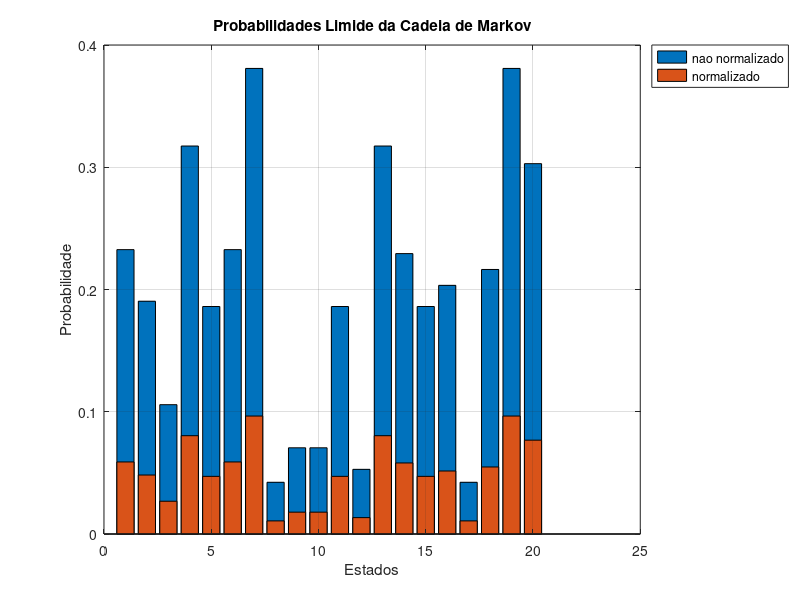
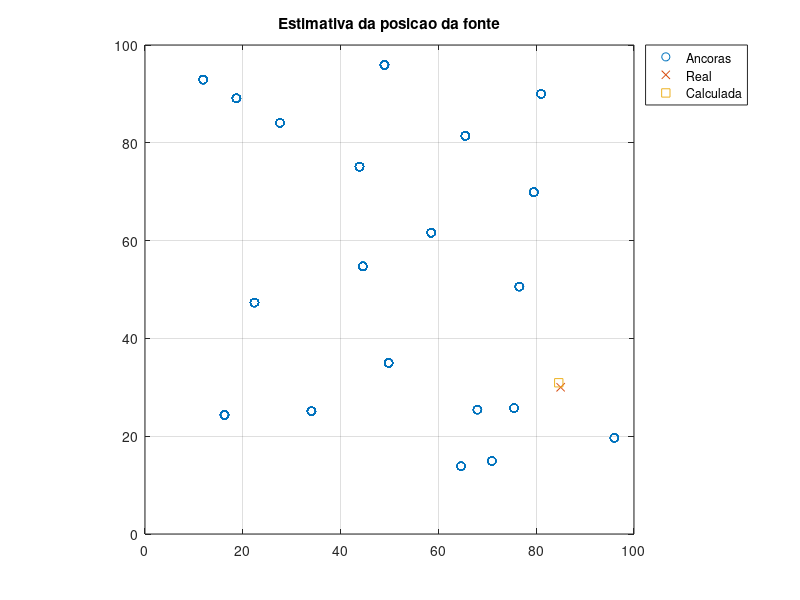

MATLAB code to generate these figures, in order: (Note: this script raises an error after producing the figures.)
%% Exercicio 2a
%Reset do ambiente de trabalho
clear;
close all;

load MarkovChain;

%Calcula os vectores e valores proprios da matriz P transposta
[v, u] = eig(P');

%Encontra o indice do valor proprio 1
[~, i] = min(abs(u(:)-1));

i = mod(i, size(u, 1));

%Normaliza o vector
v_norm = v(:, i) / sum(v(:, i));

figure();
bar(v(:, i), 'DisplayName', 'nao normalizado');
hold on;
grid on;
bar(v_norm , 'DisplayName', 'normalizado');
title('Probabilidades Limide da Cadeia de Markov');
xlabel('Estados');
ylabel('Probabilidade');
legend('Location', 'northeastoutside');

%%
% *Comentarios:*
% Observa-se que os estados com maior probabilidade sao o estado 7 e 19 
% (9.649%) e que os estados com menor probabilidade são o 8 e o 17 
% (1.072%). Tal não é surpreendente visto que 7 e 19 
% pertencem a um subgrupo onde o token customa ficar preso e 
% 8 e 17 pertencem a um subgrupo onde o token não tende a ficar.

%% Exercicio 2b
%Reset do ambiente de trabalho
close all;

%Potencia da fonte
Pw0 = 100;
%Desvio padrao
sig = 10^-1;

%Numero de medidas
M = 1000;

No = round(v_norm.*M);
a = zeros(sum(No), 2);
k1 = 1;
k2 = 0;

%Cria observacoes para cada ancora
for i=1:size(No)
  k2 = k2+No(i);
  a(k1:k2,:) = repmat([nodePos(i,2) nodePos(i, 3)], No(i), 1);
  k1 = k1 + No(i);
end

%Obtem a posicao da fonte
x = sourcePos';

D = squareform(pdist([x zeros(size(x)) a']'));

%Calcula distancia entre fonte e a ancora 
d = D(1, 3:end);
%Calcula normas das acoras
an = D(2, 3:end);

%Calcula potencia nas ancoras sem ruido
Pw = Pw0 ./ (d.^2);
%Aplica ruido
Pw = Pw.*exp(sig*rand(size(Pw)));
QPw = 1e-2;
%Quantitiza as potencias
Pw = QPw*round(Pw/QPw);

%Aplica metodo dos minimos quadrados
A = [-2*repmat(Pw, [2 1]).*a'; -ones(size(Pw)); Pw]';
b = (-Pw.*(an.^2))';

z = A\b;
xe = z(1:2);
fprintf('Distancia entre posicao real e calculada da fonte: %f\n', norm(x-xe));

figure;

plot(a*[1; 1i],'o', 'DisplayName', 'Ancoras'); 
hold all;
grid on;
plot(x'*[1; 1i],'x', 'DisplayName', 'Real'); 
plot(xe'*[1; 1i],'s', 'DisplayName', 'Calculada');
axis('square')
title('Estimativa da posicao da fonte');
legend('Location', 'northeastoutside');

% RLS formulation (one-shot)
RlsPar = struct('lam',1);
[e,w,RlsPar] = qrrls(A,b,RlsPar);
fprintf('Erro da Recursive Least Squares (one-shot): %f\n', norm(z-w));

% RLS formulation (incremental)
RlsPar = struct('lam',1);
for i = 1:size(A,1)
  [e,w,RlsPar] = qrrls(A(i,:),b(i),RlsPar);
end
fprintf('Erro da Recursive Least Squares (incremental): %f\n', norm(z-w));

%%
% *Comentarios:*
% A posicao calculada (representada pelo quadrado) aproxima-se da posicao real (representada pelo x) a menos de um erro que pode ser justificado 
% devido ao ruído introduzido no calculo da potencia.

%% Exercicio 2c
%Reset do ambiente de trabalho
close all;

%Iteracoes
ttotal = 250;

%Vectores para o plot3
state = repmat([1:20], ttotal, 1);
t = repmat(linspace(0, ttotal, ttotal), 20, 1);

%Matriz para guardar probabilidades
prob = zeros(20, ttotal);

%Indices para testar como estado inicial
i_test = [1 2 4 6 8 10];

%Calcula numero de indices individuais a ser testados
[~, i_size] = size(i_test); 

%Matriz de varios conjuntos de probabilidades a serem testadas
prob0 = zeros(20, i_size+2);

%Define indices a serem alterados para estados iniciais
for n = 1:i_size
    prob0(i_test(n), n) = 1;
end

%Caso de probabilidade inicial com distribuicao uniforme
prob0(:, i_size+1) = 1/20;

%Caso de probabilidade inicial com distribuicao de equilibrio
prob0(:, i_size+2) = v_norm;

for n = 1:i_size+2
    prob(:, 1) = prob0(:, n);

    %Simulacao para condicoes iniciais escolhidas
    for i = 2:ttotal
        prob(:, i) = prob(:, i-1)'*P;
    end

    figure;
    plot3(t', state, prob);
    xlabel('Tempo [s]');
    ylabel('Estados');
    zlabel('Probabilidades');
    if(n <= i_size)
        title(sprintf('Evolucao das probabilidades para o estado inicial: %d', i_test(n)));
    elseif(n == i_size+1)
        title('Evolucao das probabilidades para distribuicao uniforme');
        prob2c = prob;
    elseif(n == i_size+2)
        title('Evolucao das probabilidades para distribuicao de equilibrio');
    end
    grid on;
end

%%
% *Comentarios:*
% Atraves da analise dos graficos podemos concluir que dado um tempo suficientemente grande as probabilidades de cada estado tendem para um certo valor limite,
% que são aproximadamente iguais aos valores obtidos na pergunta 2a

%% Exercicio 2d
%Reset do ambiente de trabalho
close all;

MarkovChainDraw();

%%
% *Comentarios:*
% Observando o grafo e analisando os pesos a ele associado podemos concluir que existem certos subconjuntos onde o token circula durante mais tempo.
%
% Estes conjuntos sao constituidos pelos seguintes agentes:
% 
% * *Subconjunto 1* : Agentes 5, 6, 11 e 15
% * *Subconjunto 2* : Agentes 1, 7, 14, 16, 18, 20
% * *Subconjunto 3* : Agentes 2, 3, 4, 13, 19
% * *Subconjunto 4*: Agentes 8, 9, 10, 12, 17
%
% No subconjunto 1 a saida apenas pode ser efectuada atraves do no 6 no qual existe 80% de probabilidade de retencao contra 20% de probabilidade de saida.
% 
% No subconjunto 4 observa-se o mesmo problema do subconjunto 1 em que o token apenas pode sair do conjunto atraves do no 12 com 20% de saida contra 80% de retencao.
%
% Nos subconjuntos 2 e 3 existe maior circulacao do token.
%
% Se o token comecar num subconjunto propicio a manter o mesmo, o tempo de convergencia para as probabilidades de equilibrio sera maior pois nao existe um boa circulacao do token
%
% Se o token comecar num subconjunto com maior fluidez de circulacao, o tempo de convergencia para as probabilidades de equilibrio sera menor.

% 2d i)
close all;

%Alteracao dos pesos das ligacoes de maneira a melhorar a situacao
%- diminuicao dos pesos das ligacoes que formam os subgrupos onde o token passa mais tempo
%- aumento dos pesos das ligacoes que formam os subgrupos onde o token passa menos tempo
Pi = [ 
    [1, 6, 0.3]; 
    [1, 7, 0.35]; 
    [1, 20, 0.35]; 
    [3, 12, 0.5]; 
    [3, 19, 0.5]; 
    [6, 1, 0.3]; 
    [6, 11, 0.35]; 
    [6, 15, 0.35]; 
    [12, 3, 0.3]; 
    [12, 8, 0.35]; 
    [12, 10, 0.35] 
];

Pc = P;

Pi_length = size(Pi, 1);

%Alteracao da matriz de pesos dada
for n=1:Pi_length
    Pc(Pi(n, 1), Pi(n, 2)) = Pi(n, 3);
end

%Calcula os vectores e valores proprios da matriz Pc transposta
[v_c, u_c] = eig(Pc');

%Encontra o indice do valor proprio 1
[~, i_c] = min(abs(u_c(:) - 1));

i_c = mod(i_c, size(u_c, 1));

%Normaliza o vector
v_c_norm = v_c(:, i_c) / sum(v_c(:, i_c));

figure;
bar([v_norm, v_c_norm]);
grid on;
title('Probabilidades Limide da Cadeia de Markov');
xlabel('Estados');
ylabel('Probabilidade');
legend('v_{norm} original', 'v_{norm} melhor', 'Location', 'northeastoutside');

%Potencia da fonte
Pw0 = 100;
%Desvio padrao
sig = 10^-2;

%Numero de medidas
M = 1000;

No = round(v_c_norm.*M);
a = zeros(sum(No), 2);
k1 = 1;
k2 = 0;

%Cria observacoes para cada ancora
for i=1:size(No)
  k2 = k2+No(i);
  a(k1:k2,:) = repmat([nodePos(i,2) nodePos(i, 3)], No(i), 1);
  k1 = k1 + No(i);
end

%Obtem a posicao da fonte
x = sourcePos';

D = squareform(pdist([x zeros(size(x)) a']'));

%Calcula distancia entre fonte e a ancora 
d = D(1, 3:end);
%Calcula normas das acoras
an = D(2, 3:end);

%Calcula potencia nas ancoras sem ruido
Pw = Pw0 ./ (d.^2);
%Aplica ruido
Pw = Pw.*exp(sig*rand(size(Pw)));
QPw = 1e-2;
%Quantitiza as potencias
Pw = QPw*round(Pw/QPw);

%Aplica metodo dos minimos quadrados
A = [-2*repmat(Pw, [2 1]).*a'; -ones(size(Pw)); Pw]';
b = (-Pw.*(an.^2))';

z = A\b;
xe = z(1:2);
fprintf('Distancia entre posicao real e calculada da fonte (Melhorada): %f\n', norm(x-xe));

figure;

plot(a*[1; 1i],'o', 'DisplayName', 'Ancoras'); 
hold all;
grid on;
plot(x'*[1; 1i],'x', 'DisplayName', 'Real'); 
plot(xe'*[1; 1i],'s', 'DisplayName', 'Calculada');
axis('square')
title('Estimativa da posicao da fonte (Melhorada)');
legend('Location', 'northeastoutside');

% RLS formulation (one-shot)
RlsPar = struct('lam',1);
[e,w,RlsPar] = qrrls(A,b,RlsPar);
fprintf('Erro da Recursive Least Squares (one-shot) (Melhorada): %f\n', norm(z-w));

% RLS formulation (incremental)
RlsPar = struct('lam',1);
for i = 1:size(A,1)
  [e,w,RlsPar] = qrrls(A(i,:),b(i),RlsPar);
end
fprintf('Erro da Recursive Least Squares (incremental) (Melhorada): %f\n', norm(z-w));

state = repmat([1:20], ttotal, 1);
t = repmat(linspace(0, ttotal, ttotal), 20, 1);
prob = zeros(20, ttotal);

for n = 1:i_size+2
    prob(:, 1) = prob0(:, n);

    for i = 2:ttotal
        prob(:, i) = prob(:, i-1)'*Pc;
    end

    figure;
    plot3(t', state, prob);
    xlabel('Tempo [s]');
    ylabel('Estados');
    zlabel('Probabilidades');
    if(n <= i_size)
        title(sprintf('Evolucao das probabilidades para o estado inicial: %d', i_test(n)));
    elseif(n == i_size+1)
        title('Evolucao das probabilidades para distribuicao uniforme');
        prob2di = prob;
    elseif(n == i_size+2)
        title('Evolucao das probabilidades para distribuicao de equilibrio');
    end
    grid on;
end

%%
% *Comentarios:*
% 
% Verifica-se que uma maior fluidez de circulacao do token (caso Melhorado) leva a uma maior precisao na localizacao da fonte, isto deve-se a estimativa
% da mesma ter a contribuicao de cada um dos estados melhor distribuida e como tal mais medicoes diferentes levando entao a um calculo de posicao mais preciso.
% 
% Este resultado seria ainda melhor com mais testes, de modo a conseguir-se determinar a matriz P "ideal" (homegeneizacao perfeita das probabilidades).

% 2d ii)

%Alteracao dos pesos das ligacoes de maneira a piorar a situacao
%- eliminacao da ligacao (atraves de "jamming") com o subconjunto mais proximo da posicao real
Pi = [
    [3, 12, 0]; 
    [3, 19, 1];
];

Pc = P;

Pi_length = size(Pi, 1);

%Alteracao da matriz de pesos dada
for n=1:Pi_length
    Pc(Pi(n, 1), Pi(n, 2)) = Pi(n, 3);
end

%Calcula os vectores e valores proprios da matriz Pc transposta
[v_c, u_c] = eig(Pc');

%Encontra o indice do valor proprio 1
[~, i_c] = min(abs(u_c(:) - 1));

i_c = mod(i_c, size(u_c, 1));

%Normaliza o vector
v_c_norm = v_c(:, i_c) / sum(v_c(:, i_c));

figure;
bar([v_norm, v_c_norm]);
grid on;
title('Probabilidades Limide da Cadeia de Markov');
xlabel('Estados');
ylabel('Probabilidade');
legend('v_{norm} original', 'v_{norm} jammed', 'Location', 'northeastoutside');


%Potencia da fonte
Pw0 = 100;
%Desvio padrao
sig = 10^-2;

%Numero de medidas
M = 1000;

No = round(v_c_norm.*M);
a = zeros(sum(No), 2);
k1 = 1;
k2 = 0;

%Cria observacoes para cada ancora
for i=1:size(No)
  k2 = k2+No(i);
  a(k1:k2,:) = repmat([nodePos(i,2) nodePos(i, 3)], No(i), 1);
  k1 = k1 + No(i);
end

%Obtem a posicao da fonte
x = sourcePos';

D = squareform(pdist([x zeros(size(x)) a']'));

%Calcula distancia entre fonte e a ancora 
d = D(1, 3:end);
%Calcula normas das acoras
an = D(2, 3:end);

%Calcula potencia nas ancoras sem ruido
Pw = Pw0 ./ (d.^2);
%Aplica ruido
Pw = Pw.*exp(sig*rand(size(Pw)));
QPw = 1e-2;
%Quantitiza as potencias
Pw = QPw*round(Pw/QPw);

%Aplica metodo dos minimos quadrados
A = [-2*repmat(Pw, [2 1]).*a'; -ones(size(Pw)); Pw]';
b = (-Pw.*(an.^2))';

z = A\b;
xe = z(1:2);
fprintf('Distancia entre posicao real e calculada da fonte (Jammed): %f\n', norm(x-xe));

figure;

plot(a*[1; 1i],'o', 'DisplayName', 'Ancoras'); 
hold all;
grid on;
plot(x'*[1; 1i],'x', 'DisplayName', 'Real'); 
plot(xe'*[1; 1i],'s', 'DisplayName', 'Calculada');
axis('square')
title('Estimativa da posicao da fonte (Jammed)');
legend('Location', 'northeastoutside');

% RLS formulation (one-shot)
RlsPar = struct('lam',1);
[e,w,RlsPar] = qrrls(A,b,RlsPar);
fprintf('Erro da Recursive Least Squares (one-shot) (Jammed): %f\n', norm(z-w));

% RLS formulation (incremental)
RlsPar = struct('lam',1);
for i = 1:size(A,1)
  [e,w,RlsPar] = qrrls(A(i,:),b(i),RlsPar);
end
fprintf('Erro da Recursive Least Squares (incremental) (Jammed): %f\n', norm(z-w));

state = repmat([1:20], ttotal, 1);
t = repmat(linspace(0, ttotal, ttotal), 20, 1);
prob = zeros(20, ttotal);

for n = 1:i_size+2
    prob(:, 1) = prob0(:, n);

    for i = 2:ttotal
        prob(:, i) = prob(:, i-1)'*Pc;
    end

    figure;
    plot3(t', state, prob);
    xlabel('Tempo [s]');
    ylabel('Estados');
    zlabel('Probabilidades');
    if(n <= i_size)
        title(sprintf('Evolucao das probabilidades para o estado inicial: %d', i_test(n)));
    elseif(n == i_size+1)
        title('Evolucao das probabilidades para distribuicao uniforme');
        prob2dii = prob;
    elseif(n == i_size+2)
        title('Evolucao das probabilidades para distribuicao de equilibrio');
    end
    grid on;
end

%%
% *Comentarios:*
% 
% Verifica-se que uma menor fluidez de circulacao do token (caso Jammed) leva a uma menor precisao na localizacao da fonte, isto deve-se a estimativa
% da mesma ter a contribuicao de cada um dos estados pior distribuida e como tal menos medicoes diferentes levando entao a um calculo de posicao menos preciso.